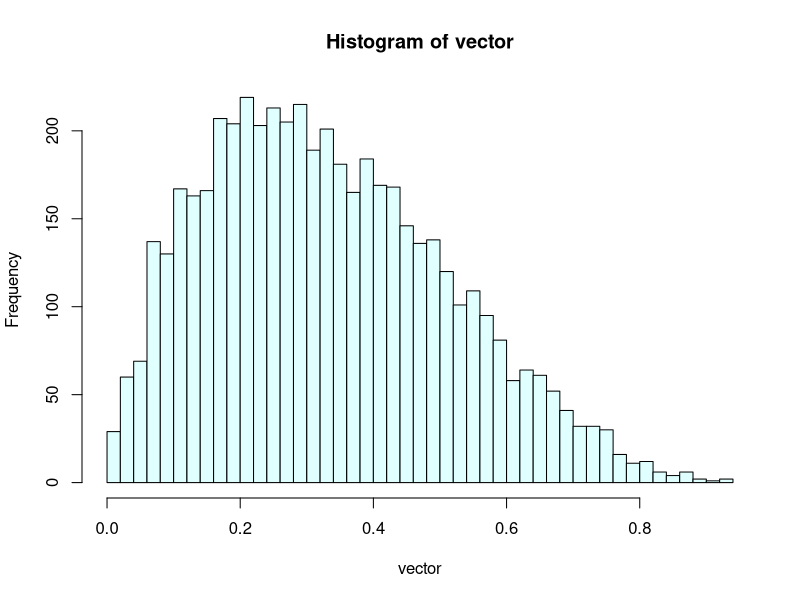

Write R code to recreate this figure.
count<-0
mean<-0
max<- -2147483646
min<- 2147483646
vector<-c()
while(1){
	u1<-runif(1)
	u2<-runif(1)
	if(u2<=(256*u1*(1-u1)**3)/27){
		cat("Sample Values are: ",u1)
		cat("\n")
		count<-count+1
		vector[count]<-u1
		mean<-(mean+u1)
		if(max<=u1)
			max<-u1
		if(min>=u1)
			min<-u1
	}
	if(count==5000)
		break
}
png("question3.png")
hist(vector, breaks=50 , col="light cyan",plot=TRUE)
cat("Mean: ",mean/5000)
cat("\nMaximum: ",max)
cat("\nMinimum: ",min)
cat("\n")
